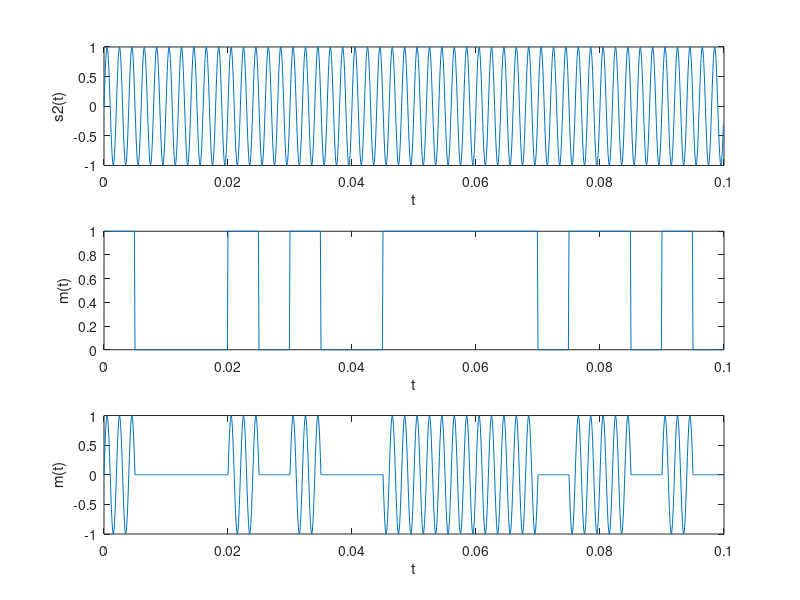
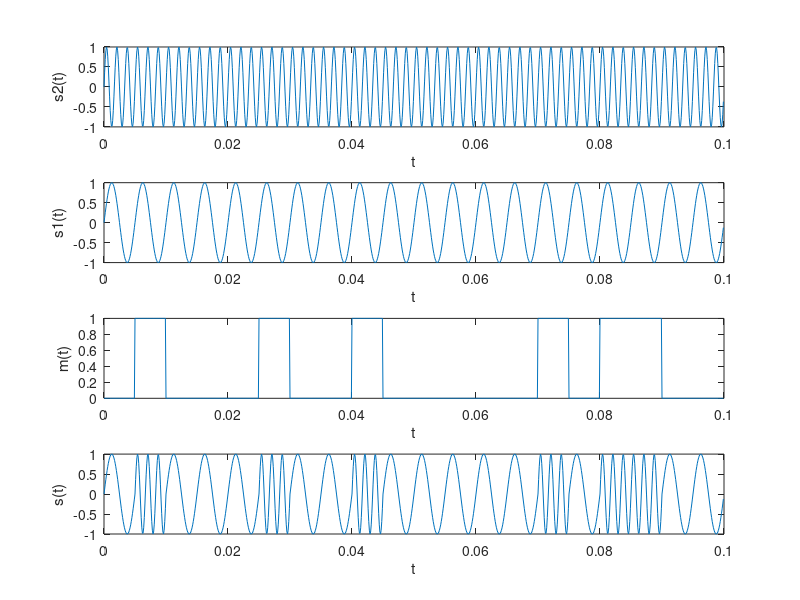

The MATLAB script that drew these images, in order:
%ex1=================================================
%[1]
%para
A = 1;
f0 = 500;
T = 0.005;
sample_time = 0.0001;
total_time = 0.1;
t = [0:sample_time:total_time-sample_time];
No_symbols = total_time/T;
m = round(rand(1, No_symbols));
%generate m(t), s(t), s1(t), s2(t)
m_wave = [];
s_wave = [];
s1_wave = [];
s2_wave = [];
s_wave = [];
%m(t)
for i = m
    m_wave_part = ones(1,T/sample_time)*i;
    m_wave = cat(2, m_wave, m_wave_part);
end
%s1(t)
s1_wave = [];
%s2(t)
s2_wave = A*sin(2*pi*f0*t);
%s(t)
s_wave = m_wave.*s2_wave;

figure;

%s2(t)
subplot(3, 1, 1);
plot(t, s2_wave);
xlabel('t');
ylabel('s2(t)');

%m(t)
subplot(3, 1, 2);
plot(t, m_wave);
xlabel('t');
ylabel('m(t)');

%s(t)
subplot(3, 1, 3);
plot(t, s_wave);
xlabel('t');
ylabel('m(t)');

%[2]
clear
%para
A = 1;
f1 = 200;
f2 = 600;
T = 0.005;
sample_time = 0.0001;
total_time = 0.1;
t = [0:sample_time:total_time-sample_time];
No_symbols = total_time/T;
m = round(rand(1, No_symbols));
%generate m(t), s(t), s1(t), s2(t)
m_wave = [];
s_wave = [];
s1_wave = [];
s2_wave = [];
s_wave = [];
%m(t)
for i = m
    m_wave_part = ones(1,T/sample_time)*i;
    m_wave = cat(2, m_wave, m_wave_part);
end
%s1(t)
s1_wave = A*sin(2*pi*f1*t);
%s2(t)
s2_wave = A*sin(2*pi*f2*t);
%s(t)
s_wave = m_wave.*s2_wave;
%s(t)
s_wave = m_wave.*s2_wave + (1-m_wave).*s1_wave;

figure;

%s2(t)
subplot(4, 1, 1);
plot(t, s2_wave);
xlabel('t');
ylabel('s2(t)');

%s2(t)
subplot(4, 1, 2);
plot(t, s1_wave);
xlabel('t');
ylabel('s1(t)');

%m(t)
subplot(4, 1, 3);
plot(t, m_wave);
xlabel('t');
ylabel('m(t)');

%s(t)
subplot(4, 1, 4);
plot(t, s_wave);
xlabel('t');
ylabel('s(t)');

